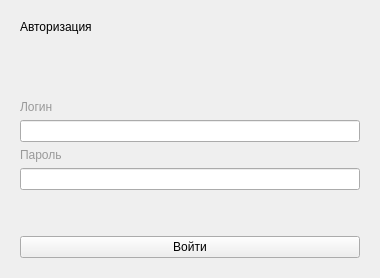
<?xml version="1.0" encoding="UTF-8"?>
<ui version="4.0">
 <class>AuthForm</class>
 <widget class="QWidget" name="AuthForm">
  <property name="minimumSize">
   <size>
    <width>380</width>
    <height>200</height>
   </size>
  </property>
  <property name="windowTitle">
   <string>Мультвендорная поддержка</string>
  </property>
  <layout class="QVBoxLayout" name="verticalLayout">
   <item>
    <widget class="QWidget" name="widget" native="true">
     <layout class="QVBoxLayout" name="verticalLayout_2">
      <item>
       <widget class="QLabel" name="label_3">
        <property name="styleSheet">
         <string notr="true">font: 16pt &quot;MS Shell Dlg 2&quot;;</string>
        </property>
        <property name="text">
         <string>Авторизация</string>
        </property>
       </widget>
      </item>
      <item>
       <widget class="QLabel" name="authErrorLbl">
        <property name="styleSheet">
         <string notr="true">color: rgb(255, 0, 0);</string>
        </property>
        <property name="text">
         <string/>
        </property>
       </widget>
      </item>
      <item>
       <spacer name="verticalSpacer">
        <property name="orientation">
         <enum>Qt::Vertical</enum>
        </property>
        <property name="sizeHint" stdset="0">
         <size>
          <width>20</width>
          <height>40</height>
         </size>
        </property>
       </spacer>
      </item>
      <item>
       <widget class="QLabel" name="label">
        <property name="styleSheet">
         <string notr="true">color: rgb(153, 153, 153);</string>
        </property>
        <property name="text">
         <string>Логин</string>
        </property>
       </widget>
      </item>
      <item>
       <widget class="QLineEdit" name="usernameLineEdit"/>
      </item>
      <item>
       <widget class="QLabel" name="label_2">
        <property name="styleSheet">
         <string notr="true">color: rgb(153, 153, 153);</string>
        </property>
        <property name="text">
         <string>Пароль</string>
        </property>
       </widget>
      </item>
      <item>
       <widget class="QLineEdit" name="passwordLineEdit">
        <property name="echoMode">
         <enum>QLineEdit::Password</enum>
        </property>
       </widget>
      </item>
      <item>
       <spacer name="verticalSpacer_2">
        <property name="orientation">
         <enum>Qt::Vertical</enum>
        </property>
        <property name="sizeHint" stdset="0">
         <size>
          <width>20</width>
          <height>40</height>
         </size>
        </property>
       </spacer>
      </item>
      <item>
       <widget class="QPushButton" name="authBtn">
        <property name="text">
         <string>Войти</string>
        </property>
       </widget>
      </item>
     </layout>
    </widget>
   </item>
  </layout>
 </widget>
 <resources/>
 <connections/>
</ui>
